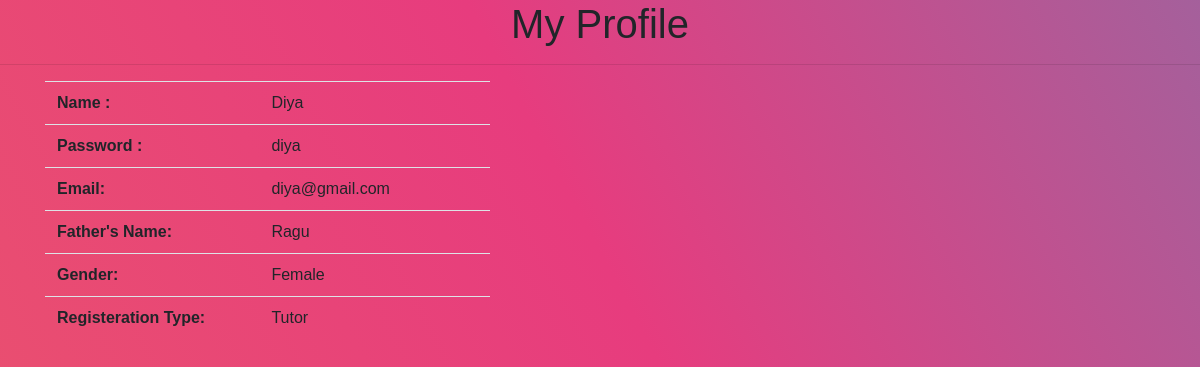
The page /userprofile.php (signed in) on the database its author committed.
### tables this page shows
CREATE TABLE `exptable` (
  `fname` varchar(20) NOT NULL,
  `password` varchar(10) NOT NULL,
  `email` varchar(100) NOT NULL,
  `faname` varchar(100) NOT NULL,
  `gender` varchar(50) NOT NULL,
  `regas` varchar(100) NOT NULL
);

### userprofile.php (the view, shortened to what this page needs)
<link rel="stylesheet" href="https://stackpath.bootstrapcdn.com/bootstrap/4.1.3/css/bootstrap.min.css">
<center><h1>My Profile</h1></center><hr>
<div class="container">
	<div class="row">
		<div class="col-md-5">
<?php
if($_SERVER['REQUEST_METHOD']=="GET"){
$localhost = "localhost";
$usernamew = "root";
$passwordw = "";
$db = "expdb";
$conn = mysqli_connect($localhost,$usernamew,$passwordw,$db);
if(!$conn){
echo "Connection error";
}
else{
$fname=$_SESSION["username"];
$result=mysqli_query($conn,"select * from exptable where fname='$fname'")
                or die("FAILED!!".mysql_error());
                while ( $row = mysqli_fetch_array( $result ) ) {
                    ?>
                <fieldset>
                    <form action="" method="POST" name="update">
                        <table class="table table-hover">
                            <tr>
                                <td><strong>Name : </strong>
                                </td>
                                <td>
                                    <?php echo $row['fname']; ?>
                                </td>
                            </tr>
                            <tr>
                                <td><strong>Password :</strong> </td>
                                <td>
                                    <?php echo $row['password']; ?>
                                </td>
                            </tr>
                            <tr>
                                <td><strong>Email:</strong> </td>
                                <td>
                                    <?php echo $row['email']; ?>
                                </td>
                            </tr>
                            <tr>
                                <td><strong>Father's Name:</strong> </td>
                                <td>
                                    <?php echo $row['faname']; ?>
                                </td>
                            </tr>
                            <tr>
                                <td><strong>Gender:</strong> </td>
                                <td>
                                    <?php echo $row['gender']; ?>
                                </td>
                            </tr>
                            <tr>
                                <td><strong>Registeration Type:</strong> </td>
                                <td>
                                    <?php echo $row['regas']; ?>
                                </td>
                            </tr>
                        </table>
                        </form>
			</fieldset>
			<?php
			}
			?>
			<?php
			}
			?>
            <?php
			}
			?>
		</div>
	</div>

### userprofile.php (style rules this page uses)
td { width:15%; }

### rows shown on the page
exptable: fname "Diya", password "diya", email "diya@gmail.com", faname "Ragu", gender "Female", regas "Tutor"
